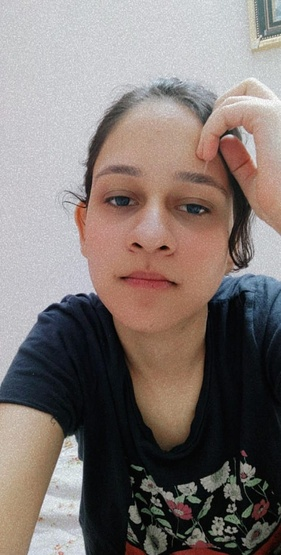
#> input picture face.recognition/dataset/User.1.1.jpeg, 281 x 555 px, shrunk from 540 x 1066 before the run; its folder holds 4 pictures in this run
$ python face_trainer.py
#> lines starting #> are read from the running program, lines starting #| are printed output that depends on the picture
import cv2
import numpy as np
from PIL import Image
import os
# Path for face image database
path = 'dataset'
recognizer = cv2.face.LBPHFaceRecognizer_create()
detector = cv2.CascadeClassifier("haarcascade_frontalface_default.xml");
# function to get the images and label data
def getImagesAndLabels(path):
#> called with path = 'dataset'
    imagePaths = [os.path.join(path,f) for f in os.listdir(path)]
    faceSamples=[]
    ids = []
    for imagePath in imagePaths:
        PIL_img = Image.open(imagePath).convert('L') # grayscale
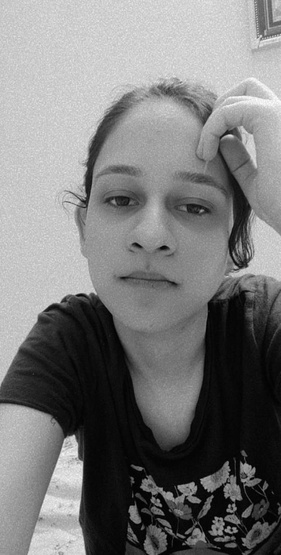
#> PIL_img: PIL image 281x555 L; min 0, max 255, mean 121.8
        img_numpy = np.array(PIL_img,'uint8')
        id = int(os.path.split(imagePath)[-1].split(".")[1])
        faces = detector.detectMultiScale(img_numpy)
#> faces = [[61, 133, 190, 190]]
        for (x,y,w,h) in faces:
            faceSamples.append(img_numpy[y:y+h,x:x+w])
            ids.append(id)
#> this loop made 1 pass
#> after the loop, faceSamples = 1 item; ids = [1]
#> pass 2 of the loop in getImagesAndLabels, `for imagePath in imagePaths:`:
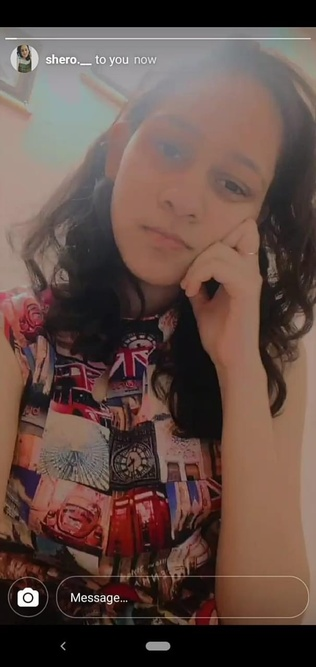
#> input picture face.recognition/dataset/User.1.10.jpeg, 316 x 667 px, shrunk from 606 x 1280 before the run
#> in getImagesAndLabels, `PIL_img = Image.open(imagePath).convert('L')`:
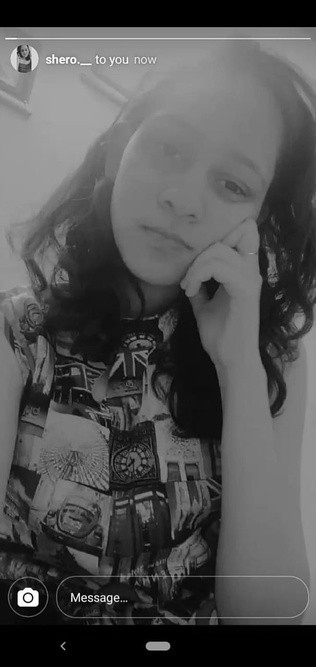
#> PIL_img: PIL image 316x667 L; min 0, max 255, mean 82.3
#> faces = ()
#> pass 3 of the loop in getImagesAndLabels, `for imagePath in imagePaths:`:
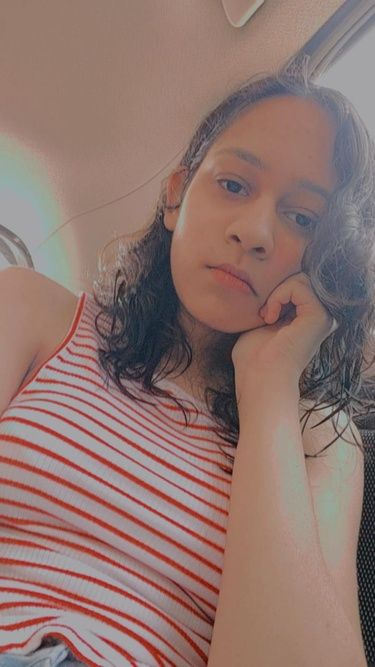
#> input picture face.recognition/dataset/User.1.11.jpeg, 375 x 667 px, shrunk from 720 x 1280 before the run
#> in getImagesAndLabels, `PIL_img = Image.open(imagePath).convert('L')`:
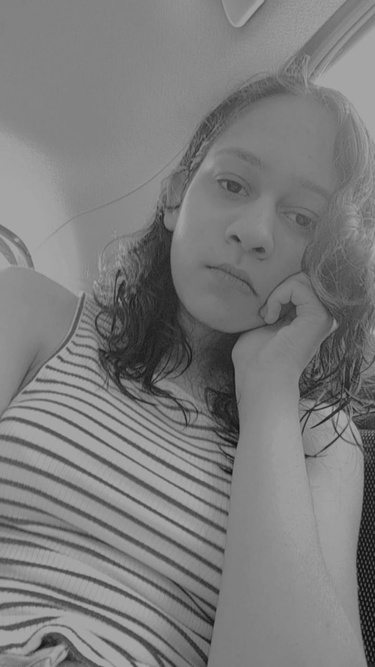
#> PIL_img: PIL image 375x667 L; min 8, max 172, mean 124
#> the loop made 4 passes; the first 3 are shown
    return faceSamples,ids
print ("\n [INFO] Training faces. It will take a few seconds. Wait ...")
faces,ids = getImagesAndLabels(path)
recognizer.train(faces, np.array(ids))
recognizer.save('trainer.yml')
